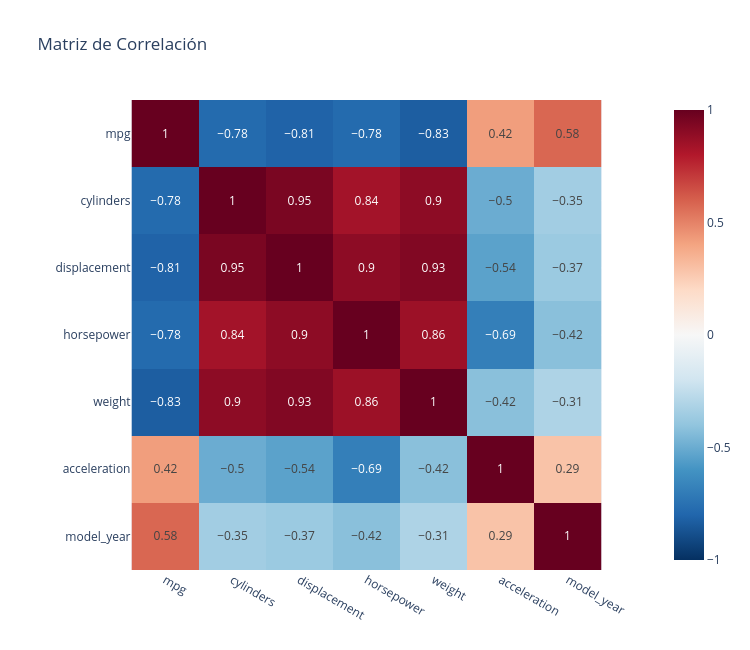

The notebook cell saved with this chart:
### Markdown cell above
### Matriz de Correlación

### Code cell
# Matriz de correlación de las variables numéricas
plot_correlation_matrix(df, numerical_vars)

### Figure 1 — Plotly figure (JSON) as saved in the notebook; plotly's stock layout.template omitted (floating-point values rounded to 4 significant figures)
{"data": [{"coloraxis": "coloraxis", "hovertemplate": "x: %{x}<br>y: %{y}<br>color: %{z}<extra></extra>", "name": "0", "texttemplate": "%{z}", "type": "heatmap", "x": ["mpg", "cylinders", "displacement", "horsepower", "weight", "acceleration", "model_year"], "xaxis": "x", "y": ["mpg", "cylinders", "displacement", "horsepower", "weight", "acceleration", "model_year"], "yaxis": "y", "z": [[1.0, -0.78, -0.81, -0.78, -0.83, 0.42, 0.58], [-0.78, 1.0, 0.95, 0.84, 0.9, -0.5, -0.35], [-0.81, 0.95, 1.0, 0.9, 0.93, -0.54, -0.37], [-0.78, 0.84, 0.9, 1.0, 0.86, -0.69, -0.42], [-0.83, 0.9, 0.93, 0.86, 1.0, -0.42, -0.31], [0.42, -0.5, -0.54, -0.69, -0.42, 1.0, 0.29], [0.58, -0.35, -0.37, -0.42, -0.31, 0.29, 1.0]]}], "layout": {"coloraxis": {"autocolorscale": false, "cmax": 1, "cmin": -1, "colorscale": [[0.0, "rgb(5,48,97)"], [0.1, "rgb(33,102,172)"], [0.2, "rgb(67,147,195)"], [0.3, "rgb(146,197,222)"], [0.4, "rgb(209,229,240)"], [0.5, "rgb(247,247,247)"], [0.6, "rgb(253,219,199)"], [0.7, "rgb(244,165,130)"], [0.8, "rgb(214,96,77)"], [0.9, "rgb(178,24,43)"], [1.0, "rgb(103,0,31)"]]}, "height": 650, "title": {"text": "Matriz de Correlación"}, "width": 750, "xaxis": {"anchor": "y", "constrain": "domain", "domain": [0.0, 1.0], "scaleanchor": "y"}, "yaxis": {"anchor": "x", "autorange": "reversed", "constrain": "domain", "domain": [0.0, 1.0]}}}
